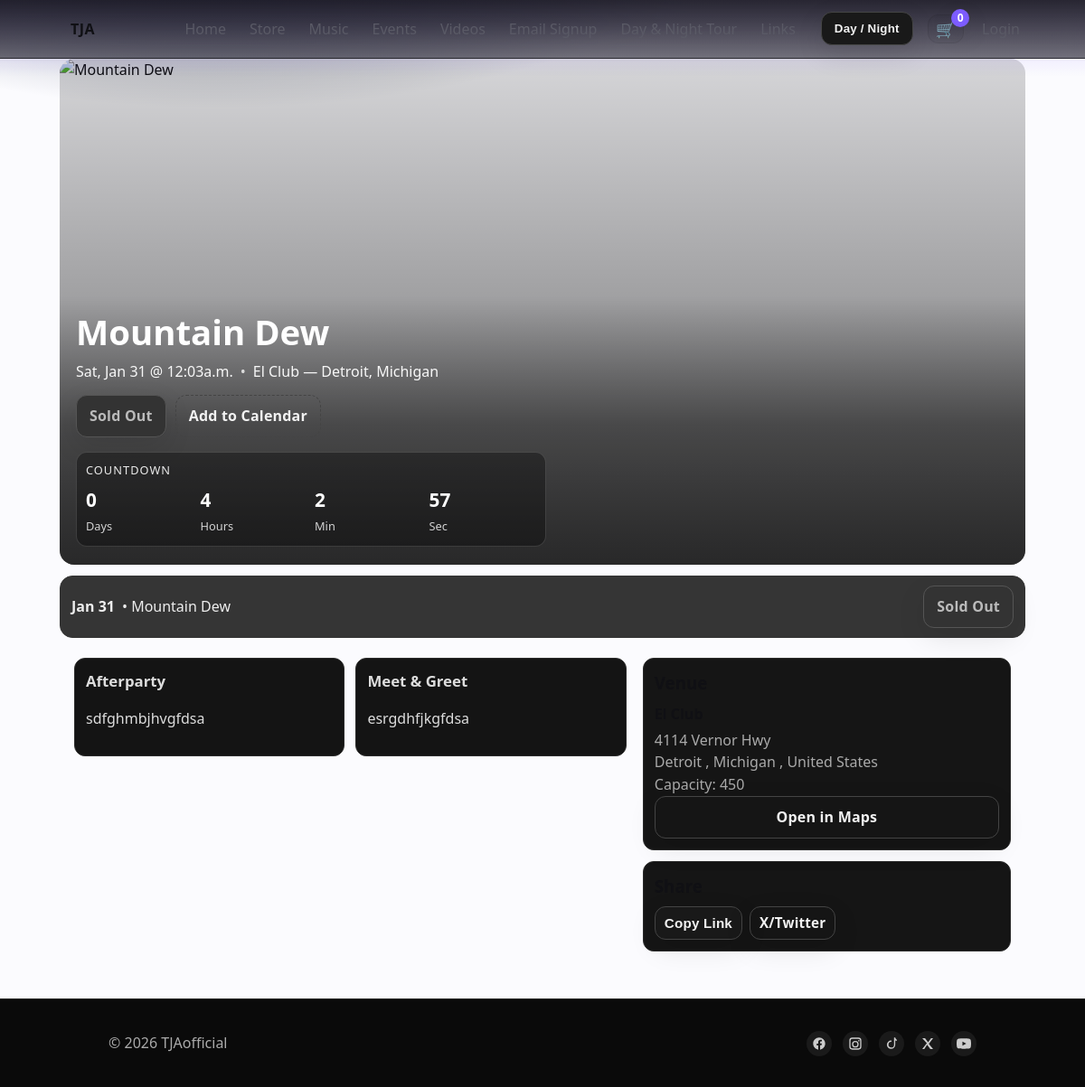
/events/4/, run on the app's committed database.
### events/models.py (models this page shows, shortened)
class Event(models.Model):
    name = models.CharField(max_length=200, blank=True)
    is_tour_stop = models.BooleanField(default=False)
    is_21_plus = models.BooleanField(default=False)
    start = models.DateTimeField()
    end = models.DateTimeField(null=True, blank=True)
    venue = models.ForeignKey(Venue, null=True, blank=True, on_delete=models.SET_NULL)
    afterparty_info = models.TextField(blank=True)
    meet_greet_info = models.TextField(blank=True)
    cover_image = models.ImageField(upload_to="events/cover/", blank=True, null=True,
                                    help_text="Wide hero image for the Events page.")
    flyer       = models.ImageField(upload_to="events/flyer/", blank=True, null=True,
                                    help_text="Portrait flyer used on cards if no cover.")
    published = models.BooleanField(default=False)

class Venue(models.Model):
    name = models.CharField(max_length=200)
    address = models.CharField(max_length=200, blank=True)
    city = models.CharField(max_length=60, blank=True)
    state = models.CharField(max_length=30, blank=True)
    country = models.CharField(max_length=60, blank=True)
    capacity = models.PositiveIntegerField(null=True, blank=True)
    owner_name = models.CharField(max_length=120, blank=True)
    owner_email = models.EmailField(blank=True)
    entertainment_manager = models.CharField(max_length=120, blank=True)
    entertainment_email = models.EmailField(blank=True)
    hours = models.CharField(max_length=200, blank=True)

### events/views.py (the view)
# urls.py: path("events/<int:event_id>/", event_details, name="detail"),
def event_details(request, event_id, slug=None):
    now = timezone.now()
    tt_qs = (TicketType.objects
             .filter(active=True)
             .order_by("price_cents", "sales_start"))
    event = (Event.objects
             .filter(id=event_id, published=True)
             .select_related("venue")
             .prefetch_related(Prefetch("ticket_types", queryset=tt_qs, to_attr="types_active"))
             .first())
    event = get_object_or_404(Event, id=event_id, published=True)
    types = getattr(event, "types_active", None) or tt_qs.filter(event=event)
    for t in types:
        t.is_on_sale = t.is_on_sale()
        t.remaining = t.remaining()
    any_on_sale = any((t.is_on_sale and t.remaining > 0) for t in types)
    hero_src = event.cover_image.url if event.cover_image else (event.flyer.url if event.flyer else "")
    ics_url = None
    if event.start:
        from django.urls import reverse
        ics_url = reverse("control:events:ics", args=[event.id])
    ctx = {
        "event": event,
        "types": types,
        "any_on_sale": any_on_sale,
        "hero_src": hero_src,
        "now": now,
        "ics_url": ics_url,
    }
    return render(request, "events/public_event_details.html", ctx)

### templates/events/public_event_details.html (shortened to what this page needs)
{% extends "base.html" %}
{% load static shop_extras %}
{% block extra_head %}
  <link rel="stylesheet" href="{% static 'css/event_details.css' %}">
{% endblock %}
{% block content %}
<section class="event-hero">
  {% if hero_src %}
    <div class="hero-media">
      <img src="{{ hero_src }}" alt="{{ event.name|default:'Event' }}">
      <div class="hero-vignette"></div>
      <div class="hero-overlay">
        <h1 class="event-title">{{ event.name }}</h1>
        <div class="event-sub">
          {% if event.start %}
            <span class="event-when">{{ event.start|date:"D, M j @ g:ia" }}</span>
          {% else %}
            <span class="event-when tbd">Date TBA</span>
          {% endif %}
          {% if event.venue %}
            <span class="dot">•</span>
            <span class="event-where">
              {{ event.venue.name }}
              {% if event.venue.city %} — {{ event.venue.city }}{% if event.venue.state %}, {{ event.venue.state }}{% endif %}{% endif %}
            </span>
          {% endif %}
        </div>
        <div class="hero-actions">
          {% if any_on_sale %}
            <a class="btn primary" href="{% url 'control:tickets:public_purchase' event.id %}">Get Tickets</a>
          {% else %}
            <span class="btn soldout" aria-disabled="true">Sold Out</span>
          {% endif %}
          {% if ics_url %}
            <a class="btn ghost" href="{{ ics_url }}">Add to Calendar</a>
          {% endif %}
        </div>
        {% if event.start %}
          <div class="countdown" data-countdown="{{ event.start|date:'c' }}">
            <div class="cd-label">Countdown</div>
            <div class="cd-grid">
              <div><span class="cd-val" data-d>0</span><span class="cd-unit">Days</span></div>
              <div><span class="cd-val" data-h>0</span><span class="cd-unit">Hours</span></div>
              <div><span class="cd-val" data-m>0</span><span class="cd-unit">Min</span></div>
              <div><span class="cd-val" data-s>0</span><span class="cd-unit">Sec</span></div>
            </div>
          </div>
        {% endif %}
      </div>
    </div>
  {% endif %}
  <div class="sticky-buy">
    <div class="sticky-inner">
      <div class="sticky-whenwhere">
        {% if event.start %}
          <strong>{{ event.start|date:"M j" }}</strong>
          <span>• {{ event.name }}</span>
        {% else %}
          <strong>TBD</strong>
          <span>• {{ event.name }}</span>
        {% endif %}
      </div>
      <div class="sticky-actions">
        {% if any_on_sale %}
          <a class="btn primary" href="{% url 'control:tickets:public_purchase' event.id %}">Get Tickets</a>
        {% else %}
          <span class="btn soldout" aria-disabled="true">Sold Out</span>
        {% endif %}
      </div>
    </div>
  </div>
</section>
<section class="event-body container">
  <div class="event-columns">
    <div class="event-main">
      {% if event.about or event.afterparty_info or event.meet_greet_info %}
        <div class="event-info-cards">
          {% if event.afterparty_info %}
            <article class="info-card">
              <h3>Afterparty</h3>
              <p>{{ event.afterparty_info|linebreaksbr }}</p>
            </article>
          {% endif %}
          {% if event.meet_greet_info %}
            <article class="info-card">
              <h3>Meet &amp; Greet</h3>
              <p>{{ event.meet_greet_info|linebreaksbr }}</p>
            </article>
          {% endif %}
        </div>
      {% endif %}
    </div>
    <aside class="event-side">
      <div class="panel">
        <h3>Venue</h3>
        {% if event.venue %}
          	<div class="venue-name">
			</div>
          {% if event.venue.address %}<div class="muted">{{ event.venue.address }}</div>{% endif %}
          <div class="muted">
            {% if event.venue.city %}{{ event.venue.city }}{% endif %}
            {% if event.venue.state %}, {{ event.venue.state }}{% endif %}
            {% if event.venue.country %}, {{ event.venue.country }}{% endif %}
          </div>
          {% if event.venue.capacity %}
            <div class="muted">Capacity: {{ event.venue.capacity }}</div>
          {% endif %}
          {% if event.start %}
            <a class="btn outline full" target="_blank" rel="noopener"
               href="https://www.google.com/maps/search/?api=1&query={{ event.venue.name|urlencode }}{% if event.venue.city %}+{{ event.venue.city|urlencode }}{% endif %}{% if event.venue.state %}+{{ event.venue.state|urlencode }}{% endif %}">
              Open in Maps
            </a>
          {% endif %}
        {% else %}
          <div class="muted">Venue TBA</div>
        {% endif %}
      </div>
      <div class="panel">
        <h3>Share</h3>
        <div class="share-row">
          <button class="btn small" data-copy-url>Copy Link</button>
          <a class="btn small outline" target="_blank" rel="noopener"
             href="https://twitter.com/intent/tweet?url={{ request.build_absolute_uri|urlencode }}&text={{ event.name|urlencode }}">X/Twitter</a>
        </div>
      </div>
    </aside>
  </div>
</section>
{% endblock %}

### static/css/style.css (style rules this page uses)
:root { --bg: #0b0b0f; --surface: #2b2e31; --text: #e9e9ee; --muted: #a6a6b3; --brand: #7c5cff; --brand-2: #00e0ff; --border: rgba(255,255,255,0.08); --radius: 14px; --gap: 18px; --maxw: 1100px; --shadow: 0 10px 30px rgba(0,0,0,0.35); }
html.theme-light { --bg: #fbfbfe; --surface: rgba(0,0,0,0.04); --text: #101014; --muted: #5a5a66; --border: rgba(0,0,0,0.08); --shadow: 0 10px 30px rgba(0,0,0,0.1); }
* { box-sizing: border-box; }
html, body { height: auto; }
body { margin: 0; font-family: ui-sans-serif, system-ui, -apple-system, Segoe UI, Roboto, Arial, "Noto Sans", "Apple Color Emoji", "Segoe UI Emoji"; background: radial-gradient(1200px 600px at 20% -20%, #142040 0%, transparent 60%), var(--bg); color: var(--text); line-height: 1.55; -webkit-font-smoothing: antialiased; text-rendering: optimizeLegibility; }
.container { max-width: var(--maxw); margin: 0 auto; padding: 0 18px; }
.btn { appearance: none; border: 1px solid var(--border); background: var(--surface); color: var(--text); padding: 10px 14px; border-radius: 999px; text-decoration: none; font-weight: 600; letter-spacing: .2px; transition: transform .15s ease, box-shadow .15s ease, background .15s ease, border-color .15s ease; box-shadow: var(--shadow); }
.btn.ghost { background: transparent; box-shadow: none; }
.hero-actions { display: flex; gap: 12px; margin-top: 12px; }

### static/css/event_details.css (style rules this page uses)
.container { max-width: 1100px; margin: 0 auto; padding: 0 16px; }
.event-hero { position: relative; margin-bottom: 22px; }
.hero-media { position: relative; height: clamp(320px, 50vw, 560px); overflow: hidden; border-radius: 16px; }
.hero-media img { width: 100%; height: 100%; object-fit: cover; display: block; filter: saturate(1.05) contrast(1.02); }
.hero-vignette { position: absolute; inset: 0; background: linear-gradient(180deg, rgba(0,0,0,0.15), rgba(0,0,0,0.6)); }
.hero-overlay { position: absolute; left: 0; right: 0; bottom: 0; padding: 18px 18px 20px; color: #fff; display: grid; gap: 10px; background: linear-gradient(180deg, transparent 0%, rgba(0,0,0,.45) 48%, rgba(0,0,0,.6) 100%); }
.event-title { font-size: clamp(26px, 3.2vw, 44px); margin: 0; line-height: 1.1; }
.event-sub { opacity: 0.95; display:flex; flex-wrap:wrap; gap:8px; align-items:center; font-size:1rem; }
.dot { opacity: 0.8; }
.hero-actions { display:flex; gap: 10px; margin-top: 4px; flex-wrap: wrap; }
.btn { display:inline-flex; align-items:center; gap:8px; padding:10px 14px; border-radius:12px; border:1px solid #444; background:#191919; color:#f2f2f2; text-decoration:none; cursor:pointer; }
.btn.outline { background:transparent; }
.btn.ghost { background:transparent; border-style:dashed; }
.btn.soldout { background:#333; border-color:#555; color:#bbb; cursor:default; }
.btn.small { padding:6px 10px; font-size: 0.95rem; }
.btn.full { width: 100%; justify-content:center; }
.countdown { margin-top: 6px; background: rgba(0,0,0,.35); border: 1px solid rgba(255,255,255,.14); border-radius: 12px; padding: 10px; max-width: 520px; }
.cd-label { text-transform: uppercase; letter-spacing: .08em; font-size: .8rem; opacity:.9; margin-bottom:6px; }
.cd-grid { display:grid; grid-template-columns: repeat(4,1fr); gap:8px; }
.cd-val { font-size:1.3rem; font-weight:800; display:block; }
.cd-unit { font-size:.8rem; opacity:.8; }
.sticky-buy { position: sticky; top: 0; z-index: 20; margin-top: 12px; }
.sticky-inner { display:flex; align-items:center; justify-content:space-between; gap:12px; padding:10px 12px; border:1px solid #333; border-radius:14px; background:rgba(18,18,18,0.85); backdrop-filter: blur(6px); }
.sticky-whenwhere { color:#eee; display:flex; gap:8px; align-items:center; }
.sticky-actions { display:flex; gap:8px; }
.event-body { margin: 20px 0 40px; }
.event-columns { display:grid; grid-template-columns: 1.2fr 0.8fr; gap: 18px; }
.event-info-cards { display:grid; gap:12px; grid-template-columns: 1fr 1fr; }
.info-card { background:#141414; border:1px solid #2b2b2b; border-radius:12px; padding:12px; color:#ddd; }
.info-card h3 { margin:0 0 6px; font-size:1.05rem; }
.panel { background:#151515; border:1px solid #2b2b2b; border-radius:12px; padding:12px; margin-bottom:12px; }
.panel h3 { margin:0 0 8px; }
.venue-name { font-weight:700; margin-bottom:4px; }
.muted { color:#aaa; }
.share-row { display:flex; gap:8px; flex-wrap:wrap; }

### data on the page
Event: name "Mountain Dew", start "Sat, Jan 31 @ 12:03a.m.", venue.name "El Club", venue.city "Detroit", venue.state "Michigan", start "Jan 31", afterparty_info "sdfghmbjhvgfdsa", meet_greet_info "esrgdhfjkgfdsa", venue.address "4114 Vernor Hwy", venue.country "United States", venue.capacity "450"
